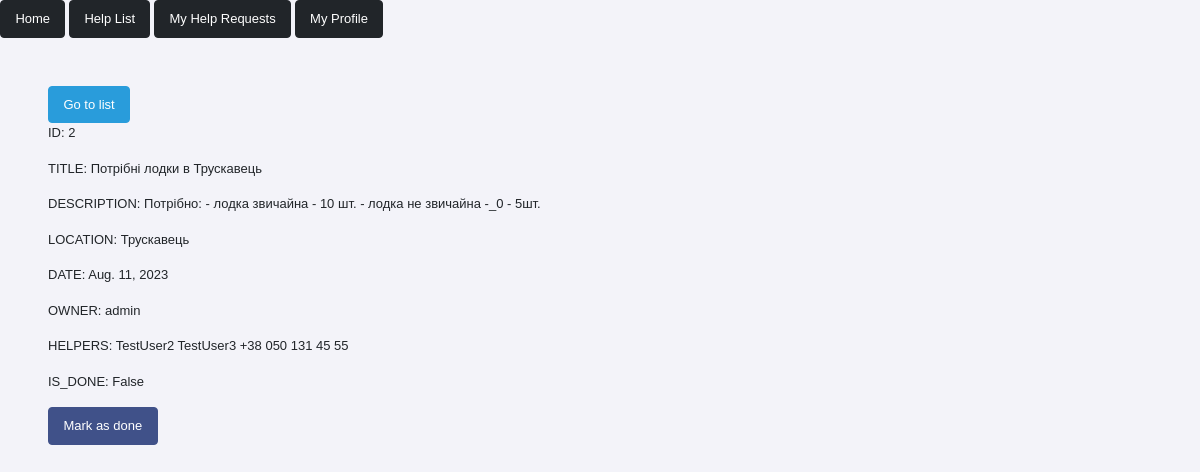
Page /help_list/2/ (signed in) on the committed database.
### charity/models.py (models this page shows, shortened)
class ReqList(models.Model):
    title = models.CharField(max_length=255)
    description = models.TextField()
    location = models.CharField(max_length=255)
    date = models.DateField(auto_now_add=True)
    owner = models.ForeignKey(CustomUser, on_delete=models.CASCADE, related_name="owner")
    helpers = models.ManyToManyField(CustomUser, blank=True)
    is_done = models.BooleanField(default=False)
    class Meta:
        ordering = ['-date']
        verbose_name = 'Request'
        verbose_name_plural = 'Requests'

### test_app/models.py (models this page shows)
class CustomUser(AbstractUser):
    phone = models.CharField(max_length=20)
    groups = models.ManyToManyField(
        'auth.Group',
        related_name='custom_users',
        blank=True,
        help_text='The groups this user belongs to.'
    )
    user_permissions = models.ManyToManyField(
        'auth.Permission',
        related_name='custom_users',
        blank=True,
        help_text='Specific permissions for this user.'
    )

### charity/views.py (the view)
# urls.py: path("help_list/<int:pk>/", ReqDetailView.as_view(), name="help_detail"),
class ReqDetailView(LoginRequiredMixin, generic.DetailView):
    model = ReqList
    form_class = HelpDetailForm
    context_object_name = "req"
    template_name = "charity/req_detail.html"
    def get_context_data(self, **kwargs):
        context = super().get_context_data(**kwargs)
        req_user = self.request.user
        context['is_owner'] = self.request.user == self.object.owner
        context['req_user'] = req_user
        return context

### templates/charity/req_detail.html (shortened to what this page needs)
{% extends 'index.html' %}
{% block content %}
        <a href="{% url 'charity:help_list' %}" type="button" class="btn btn-info">Go to list</a>
    {% if is_owner %}
        <p>ID: {{ req.id }}</p>
        <p>TITLE: {{ req.title }}</p>
        <p>DESCRIPTION: {{ req.description }}</p>
        <p>LOCATION: {{ req.location }}</p>
        <p>DATE: {{ req.date }}</p>
        <p>OWNER: {{ req.owner }}</p>
        <p>HELPERS:
        {% if req.helpers.all %}
            {% for helper in req.helpers.all %}
                {{ helper }}
                {{ helper.phone }}
            {% endfor %}
        {% else %}
            No helpers yet
        {% endif %}
            </p>
        <p>IS_DONE: {{ req.is_done }}</p>
        <p>
        {% if req.is_done is False  %}
            <a href="{% url 'charity:mark-ass-done' pk=req.id %}" type="button" class="btn btn-primary">Mark as done</a>
        {% endif %}
    {% endif %}
{% endblock %}

### templates/index.html
<!DOCTYPE html>
<html>
<head>
{% load static %}
{% block css %}
    <link href="{% static 'css/bootstrap.min.css'%}" id="bootstrap-style" rel="stylesheet" type="text/css" />
{% endblock css %}
{% block navbar %}
    {% include "includes/navigation.html" %}
{% endblock navbar %}
</head>
<body>
<div class="m-5">
    {% block content %}
    {% endblock content %}
</div>
</body>
</html>

### templates/includes/navigation.html
<a type="button" class="btn btn-dark" href="{% url 'charity:home' %}">Home</a>
<a type="button" class="btn btn-dark" href="{% url 'charity:help_list' %}">Help List</a>
<a type="button" class="btn btn-dark" href="{% url 'charity:myhelp_list' %}">My Help Requests</a>
<a type="button" class="btn btn-dark" href="{% url 'test_app:profile_view' %}">My Profile</a>

### rows in the picture
ReqList: id "2", title "Потрібні лодки в Трускавець", description "Потрібно: - лодка звичайна - 10 шт. - лодка не звичайна -_0 - 5шт.", location "Трускавець", date "Aug. 11, 2023", owner "admin", is_done "False"
CustomUser: username "TestUser2"
CustomUser: username "TestUser3", phone "+38 050 131 45 55"
